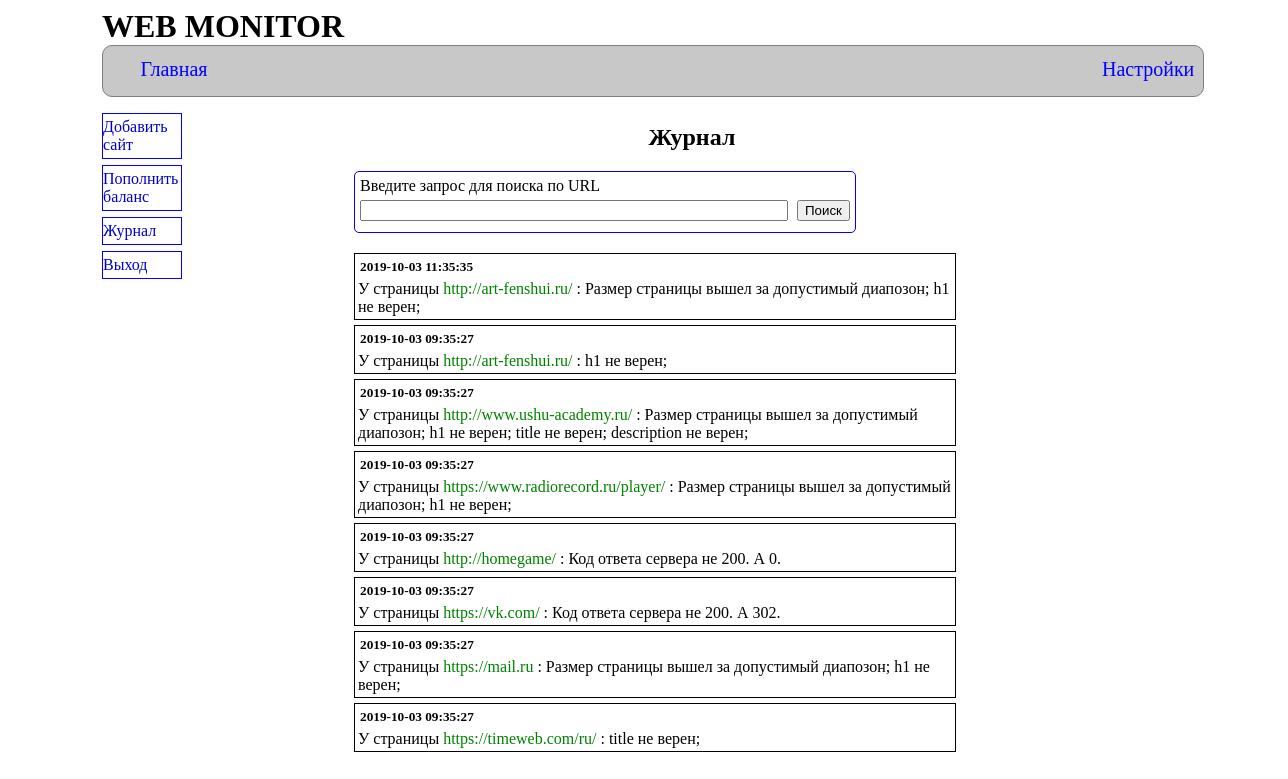
The page /journal.php?numpage=1 (signed in) on the database as committed earlier.
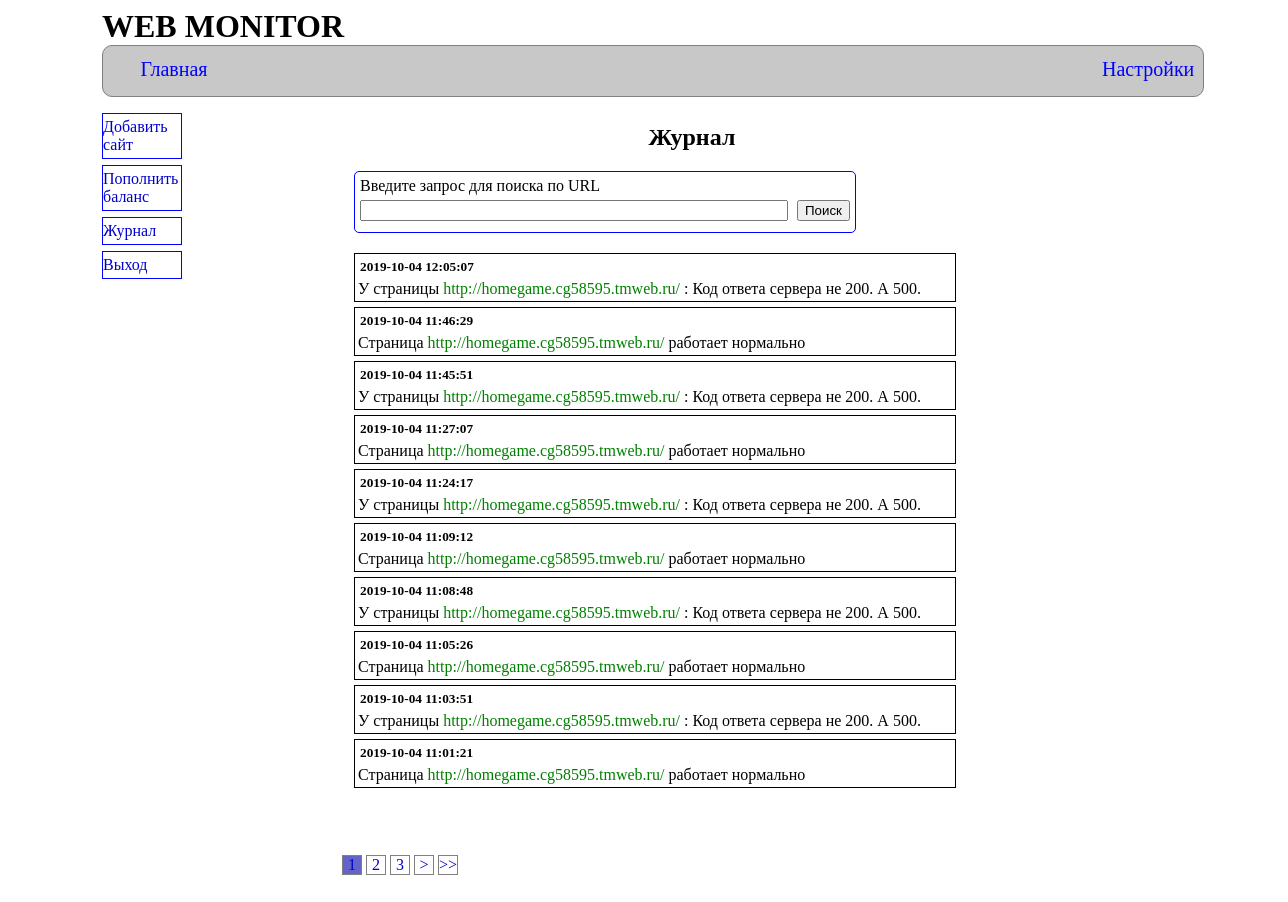
The same page on the database as committed later.
### tables this page shows
CREATE TABLE IF NOT EXISTS `journal` (
  `id` int(11) NOT NULL AUTO_INCREMENT,
  `url` text NOT NULL,
  `response` int(11) NOT NULL,
  `code_check` varchar(6) NOT NULL,
  `time_check` datetime NOT NULL,
  PRIMARY KEY (`id`)
);

### modelJournal.php (the view, shortened to what the changed rows need)
<?php
class Journal
{
    public function codeToMessage($url,$code,$response,$forSMS=false)
    {
        if ($forSMS==true)
        {
            $result="У страницы {$url} ";
        }
        else
        {
            $result="У страницы <a href='page.php?url={$url}'><span class='urlJournal' > {$url} </span></a>: ";
        }
        if (strcmp($code,'111111')==0)
        {
        if ($forSMS==true)
        {
            return "Страница {$url} работает нормально.";
        }
        else
        {
            return "Страница <a href='page.php?url={$url}'><span class='urlJournal'> {$url} </span></a> работает нормально";
        }
        }
        if ($code[0]=='0')
        {
            $result.="Код ответа сервера не 200. А ".$response.".";
            return $result;
        }
        if ($code[1]=='0')
        {
            $result.="Размер страницы вышел за допустимый диапозон; ";
        }
        if ($code[2]=='0')
        {
            $result.="h1 не верен; ";
        }
        if ($code[3]=='0')
        {
            $result.="title не верен; ";
        }
        if ($code[5]=='0')
        {
            $result.="description не верен; ";
        }
        return $result;
    }
    public function getArrMessage()
    {
        $conn= connectDB();
        $sql="SELECT url, code_check, time_check, response FROM journal ORDER BY time_check DESC";
        $resultSQL=$conn->query($sql);
        while($row=$resultSQL->fetch(PDO::FETCH_ASSOC))
        {
            $arrCode[]=$row;
        }
        for ($i=0;$i<count($arrCode);$i++)
        {
            $message=$this->codeToMessage($arrCode[$i]['url'],
                    $arrCode[$i]['code_check'],$arrCode[$i]['response'] );
            $resultOne=['time'=>$arrCode[$i]['time_check'],"message"=>$message];
            $result[]=$resultOne;
        }
        return $result;
    }
}

### journal.php (shortened to what the changed rows need)
<?php
require_once 'functions.php';
require_once 'modelJournal.php';
if (!isset($_SESSION['resultSearch']))
{
    $journal=new Journal();
    $message=$journal->getArrMessage();
}
else
{
   $message=$_SESSION['resultSearch'];
}
$recordInPage=10;
$countRecords=count($message);
$paginPageAll=(int)($countRecords / $recordInPage);
if ($countRecords % $recordInPage!=0) $paginPageAll++;
$numPaginPage=$_GET['numpage'];
$recordBegin=$recordInPage*($numPaginPage-1);
$recordEnb=$recordBegin+$recordInPage;
if ($recordEnb>=$countRecords)$recordEnb=$countRecords;
if ($numPaginPage-2<=1)
{
    $paginBegin=1;
}
 else
{
     $paginBegin=$numPaginPage-2;
}
if ($numPaginPage+2>=$paginPageAll)
{
    $paginEnd=$paginPageAll;
}
 else
{
     $paginEnd=$numPaginPage+2;
}
?>
<!DOCTYPE html>
<html>
    <head>
        <link rel="stylesheet" href="style/main.css" type="text/css">
        <link rel="stylesheet" href="style/journal.css" type="text/css">
    </head>
    <body>
        <header>
            <h1> WEB MONITOR</h1>
        </header>
        <main style="border: none;">
            <h2>Журнал</h2>
            <?php if (!isset($message) && !isset($_SESSION['querySearch'])):?>
                <h3 style="margin-left: 30px;">Нет данных</h3>
            <?php else: ?>
                <?php if ($_SESSION['querySearch']!='' && !isset($_SESSION['resultSearch'])):?>
                    <h4 style="margin-left: 150px"> по вашему запросу ни чего не найдено</h4>
                 <?php else: ?>
                    <?php for ($i=$recordBegin;$i<$recordEnb;$i++):
                     ?>
                         <div class="divMessageJournal">
                             <h5><?= $message[$i]['time']?> </h5>
                             <p><?= $message[$i]['message']?></p>
                         </div>
                     <?php endfor?>
                <?php endif;?>
            <?php endif?>
            <?php if ($paginPageAll>1):?>
                <div id="paginator">
                    <?php
                       for ($i=$paginBegin;$i<=$paginEnd;$i++):
                    ?>
                        <div class="divPaginator <?php if($numPaginPage==$i) echo " divPaginChecked" ?>">
                            <a href="journal.php?numpage=<?=$i?>"><p><?= $i?> </p></a>
                        </div>
                    <?php endfor;?>
                    <?php if($numPaginPage<$paginPageAll):?>
                        <div class="divPaginator">
                                <a href="journal.php?numpage=<?=$numPaginPage+1?>"><p>> </p></a>
                        </div>
                        <div class="divPaginator">
                                <a href="journal.php?numpage=<?=$paginPageAll?>"><p>>> </p></a>
                        </div>
                    <?php endif;?>
                </div>
            <?php endif;?>
        </main>
    </body>
</html>

Rows that differ between the two databases and show on the page:
no longer on this page (row unchanged): journal: time "2019-10-03 11:35:35", url "http://art-fenshui.ru/", message "Размер страницы вышел за допустимый диапозон; h1 не верен;"
no longer on this page (row unchanged): journal: time "2019-10-03 09:35:27", url "http://art-fenshui.ru/", message "h1 не верен;"
no longer on this page (row unchanged): journal: time "2019-10-03 09:35:27", url "http://www.ushu-academy.ru/", message "Размер страницы вышел за допустимый диапозон; h1 не верен; title не верен; description не верен;"
no longer on this page (row unchanged): journal: time "2019-10-03 09:35:27", url "https://www.radiorecord.ru/player/", message "Размер страницы вышел за допустимый диапозон; h1 не верен;"
no longer on this page (row unchanged): journal: time "2019-10-03 09:35:27", url "http://homegame/", message "Код ответа сервера не 200. А 0."
no longer on this page (row unchanged): journal: time "2019-10-03 09:35:27", url "https://vk.com/", message "Код ответа сервера не 200. А 302."
no longer on this page (row unchanged): journal: time "2019-10-03 09:35:27", url "https://mail.ru", message "Размер страницы вышел за допустимый диапозон; h1 не верен;"
no longer on this page (row unchanged): journal: time "2019-10-03 09:35:27", url "https://timeweb.com/ru/", message "title не верен;"
added journal: time "2019-10-04 12:05:07", url "http://homegame.cg58595.tmweb.ru/", message "Код ответа сервера не 200. А 500."
added journal: time "2019-10-04 11:46:29", url "http://homegame.cg58595.tmweb.ru/"
added journal: time "2019-10-04 11:45:51", url "http://homegame.cg58595.tmweb.ru/", message "Код ответа сервера не 200. А 500."
added journal: time "2019-10-04 11:27:07", url "http://homegame.cg58595.tmweb.ru/"
added journal: time "2019-10-04 11:24:17", url "http://homegame.cg58595.tmweb.ru/", message "Код ответа сервера не 200. А 500."
added journal: time "2019-10-04 11:09:12", url "http://homegame.cg58595.tmweb.ru/"
added journal: time "2019-10-04 11:08:48", url "http://homegame.cg58595.tmweb.ru/", message "Код ответа сервера не 200. А 500."
added journal: time "2019-10-04 11:05:26", url "http://homegame.cg58595.tmweb.ru/"
added journal: time "2019-10-04 11:03:51", url "http://homegame.cg58595.tmweb.ru/", message "Код ответа сервера не 200. А 500."
added journal: time "2019-10-04 11:01:21", url "http://homegame.cg58595.tmweb.ru/"
Other text that changed with them:
new list line: "1"
new list line: "2"
new list line: "3"
